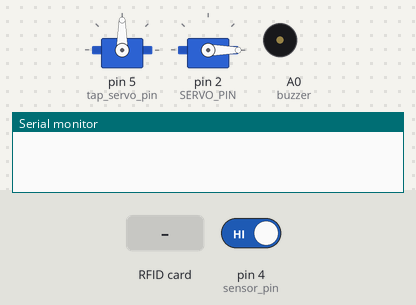
This sketch was run on a simulated Arduino Uno, built with avr-gcc and run on an emulated ATmega328P. Shown: 2 × servo, buzzer (waves = sounding, pin HIGH), the last lines printed to the serial monitor. The test bench sets the inputs (shaded band); at power-on: pin 4 (sensor_pin) HIGH. Pins used as bus, display or sensor lines are not drawn.

Above: at 0.1 s.
At 8.7 s:
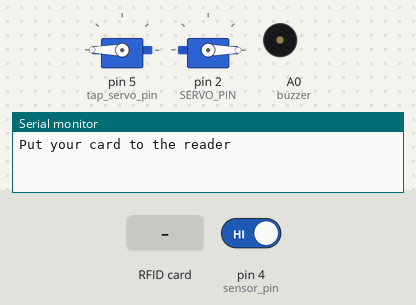
8.8 s: RFID card 33 1C DA 02 held to the reader
At 9.3 s:
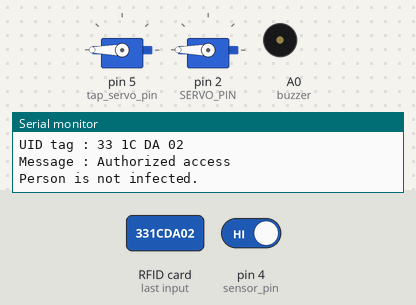
Timing chart, 0 to 14.8 s (numbered marks = the images above; inputs shaded):
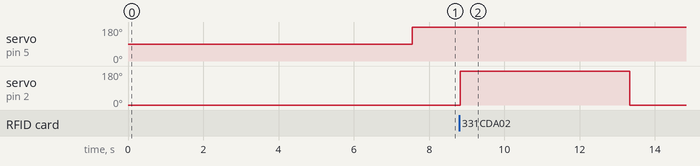

Measured:
- after the input at 8.8 s, servo on pin 2 (SERVO_PIN): 0° → 180° at once, → 0° 4.5 s later

The sketch:

mini_project.ino
```cpp
#include <SPI.h>
#include <MFRC522.h>
#include <Servo.h>

//defining the RFID Reader
#define SS_PIN 10
#define RST_PIN 9
#define ACCESS_DELAY 2000
#define DENIED_DELAY 1000
MFRC522 mfrc522(SS_PIN, RST_PIN);

//defining servomotors
#define SERVO_PIN 2
Servo servo1; // servomotor for door access
Servo tap_servo;
int sensor_pin = 4;
int tap_servo_pin =5;
int val;

//buzzer
 int buzzer = A0;

void setup(){
  pinMode(sensor_pin,INPUT);
  tap_servo.attach(tap_servo_pin);

   //setup for RFID reader
  Serial.begin(9600);   // Initiate a serial communication
  SPI.begin();          // Initiate  SPI bus
  mfrc522.PCD_Init();   // Initiate MFRC522

  servo1.attach(SERVO_PIN);
  servo1.write( 0 );
  delay(7500);
  servo1.write( 0 );
  Serial.println("Put your card to the reader");
  Serial.println();


 //setup for buzzer
  pinMode(buzzer, OUTPUT);

}

void loop(){
  val = digitalRead(sensor_pin);

  if (val==0)
  {tap_servo.write(40);
  }
  if (val==1)
  {tap_servo.write(180);
    }


 // Looking for cards for RFID door access
  if ( ! mfrc522.PICC_IsNewCardPresent())
  {
    return;
  }
  // Select one of the cards
  if ( ! mfrc522.PICC_ReadCardSerial())
  {
    return;
  }
  //Show UID on serial monitor
  Serial.print("UID tag :");
  String content= "";
  byte letter;
  for (byte i = 0; i < mfrc522.uid.size; i++)
  {
     Serial.print(mfrc522.uid.uidByte[i] < 0x10 ? " 0" : " ");
     Serial.print(mfrc522.uid.uidByte[i], HEX);
     content.concat(String(mfrc522.uid.uidByte[i] < 0x10 ? " 0" : " "));
     content.concat(String(mfrc522.uid.uidByte[i], HEX));
  }
  Serial.println();
  Serial.print("Message : ");
  content.toUpperCase();
  if (content.substring(1) == "33 1C DA 02") //change here the UID of the card
  {
    Serial.println("Authorized access");
    Serial.println("Person is not infected.");
    Serial.println();
    servo1.write( 180 );
    delay(4500);
    servo1.write( 0 );
  }

  else
  {
    Serial.println(" Access denied");
    Serial.println("Person seems infected.");
    delay(DENIED_DELAY);
    digitalWrite(A0,HIGH);
    delay(1000);
    digitalWrite(A0,LOW);
  }
}
```
